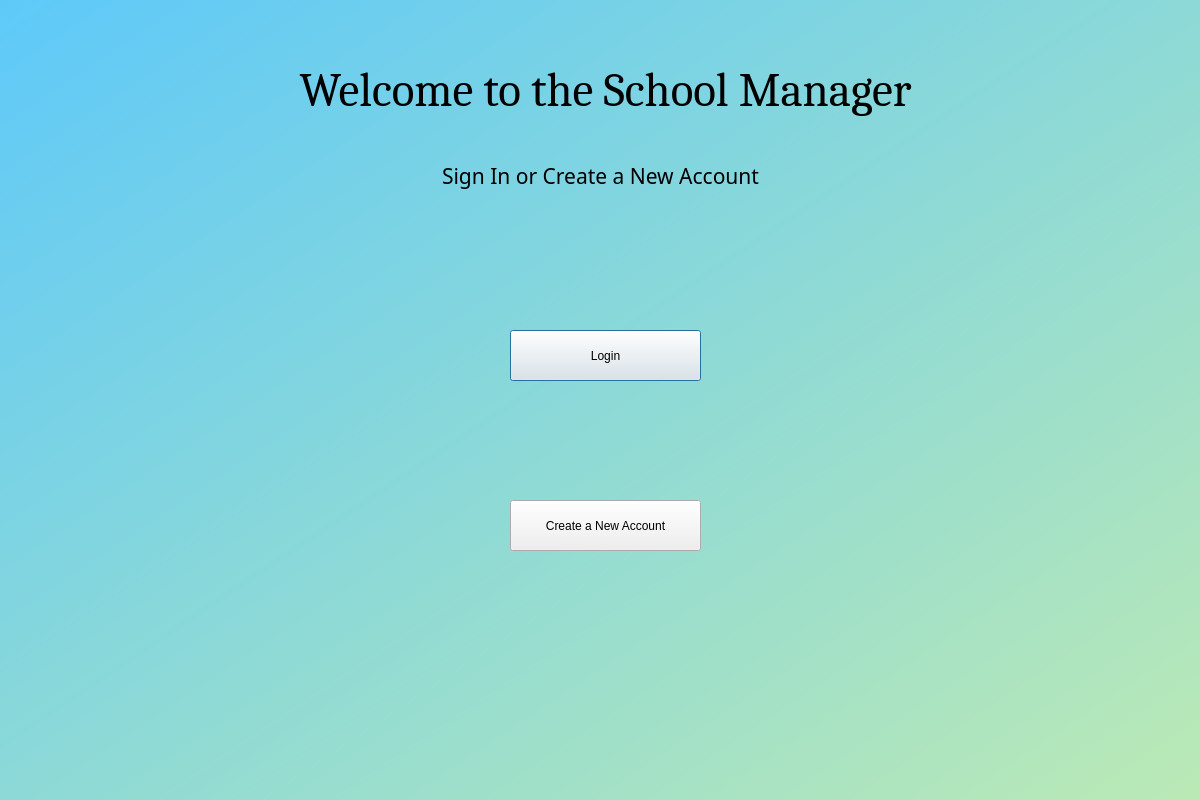
<?xml version="1.0" encoding="UTF-8"?>
<ui version="4.0">
 <class>main</class>
 <widget class="QDialog" name="main">
  <property name="geometry">
   <rect>
    <x>0</x>
    <y>0</y>
    <width>1200</width>
    <height>800</height>
   </rect>
  </property>
  <property name="windowTitle">
   <string>Dialog</string>
  </property>
  <property name="styleSheet">
   <string notr="true"/>
  </property>
  <widget class="QWidget" name="bg" native="true">
   <property name="geometry">
    <rect>
     <x>0</x>
     <y>0</y>
     <width>1201</width>
     <height>801</height>
    </rect>
   </property>
   <property name="styleSheet">
    <string notr="true">QWidget#bg{
background-color: qlineargradient(spread:pad, x1:0, y1:0, x2:1, y2:1, stop:0 rgba(0, 176, 255, 155), stop:1 rgba(153, 229, 143, 155));
}
</string>
   </property>
   <widget class="QLabel" name="welcome">
    <property name="geometry">
     <rect>
      <x>140</x>
      <y>30</y>
      <width>931</width>
      <height>121</height>
     </rect>
    </property>
    <property name="font">
     <font>
      <family>Cambria</family>
      <pointsize>35</pointsize>
     </font>
    </property>
    <property name="layoutDirection">
     <enum>Qt::LeftToRight</enum>
    </property>
    <property name="styleSheet">
     <string notr="true"/>
    </property>
    <property name="text">
     <string>Welcome to the School Manager</string>
    </property>
    <property name="alignment">
     <set>Qt::AlignCenter</set>
    </property>
   </widget>
   <widget class="QLabel" name="sign_or_new">
    <property name="geometry">
     <rect>
      <x>320</x>
      <y>160</y>
      <width>561</width>
      <height>31</height>
     </rect>
    </property>
    <property name="font">
     <font>
      <family>Bahnschrift</family>
      <pointsize>16</pointsize>
     </font>
    </property>
    <property name="text">
     <string>Sign In or Create a New Account</string>
    </property>
    <property name="alignment">
     <set>Qt::AlignCenter</set>
    </property>
   </widget>
   <widget class="QPushButton" name="login">
    <property name="geometry">
     <rect>
      <x>510</x>
      <y>330</y>
      <width>191</width>
      <height>51</height>
     </rect>
    </property>
    <property name="text">
     <string>Login</string>
    </property>
   </widget>
   <widget class="QPushButton" name="signup">
    <property name="geometry">
     <rect>
      <x>510</x>
      <y>500</y>
      <width>191</width>
      <height>51</height>
     </rect>
    </property>
    <property name="text">
     <string>Create a New Account</string>
    </property>
   </widget>
  </widget>
 </widget>
 <resources/>
 <connections/>
</ui>
